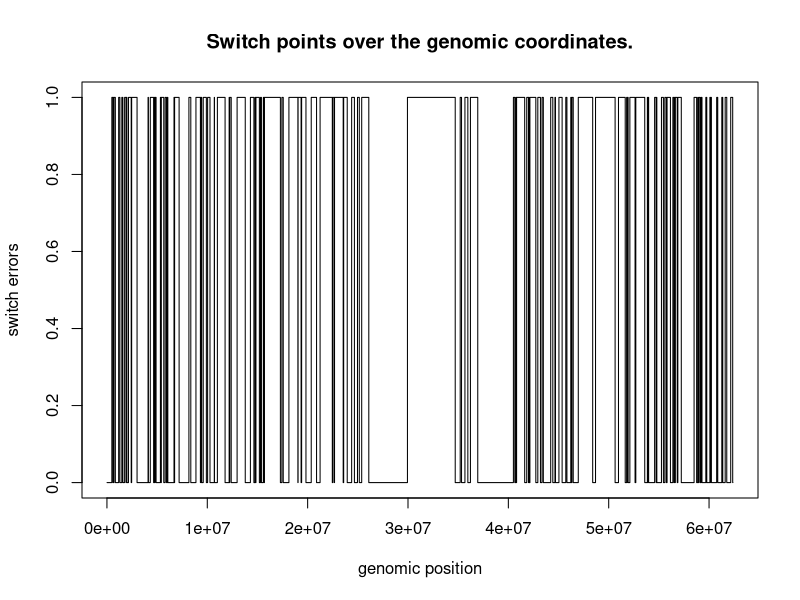
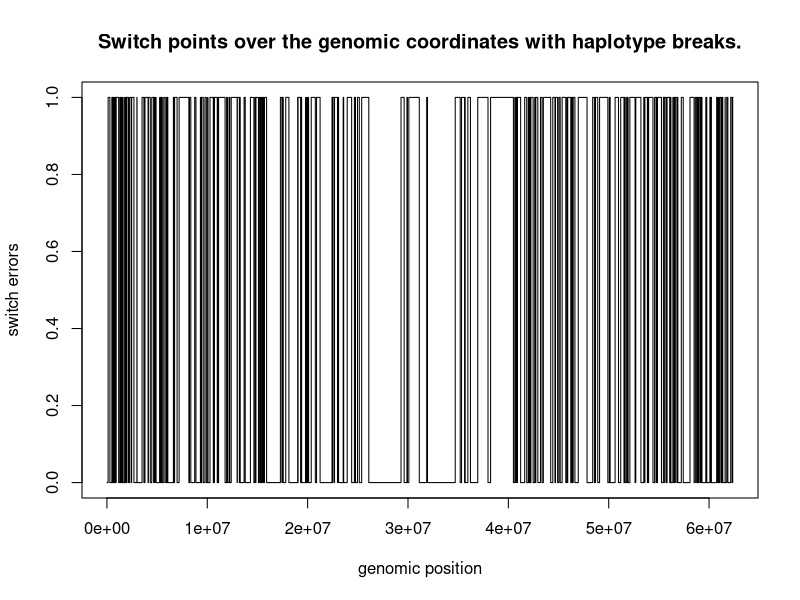

R code for these plots, in order: (Note: this script raises an error after producing the figures.)

## Purpose of the this script: 
  # Compute the switch points using the truth and first round of phased haplotype (obtained from phaseExtender)
  # Here we use 10 RBphased samples used in Set A.

### Set the required path; 
## **update the path as need be with your directory 
getwd()
setwd("/home/priyanka/Dropbox/SharedWithHarish/TestSwitchErrors/SwitchErrorTutorial")
getwd()
list.files()  # read available files and folders 


##########  Switch errors test - Set A (first round of phaseExtension) ########## 
#####  Read the required data  ###### 

## Import "truth haplotype" for SetA
truthHaplotype_NA12891 <- read.table('SetA/truth_Haplotype_NA12891.txt', header = TRUE)
head(truthHaplotype_NA12891)
  #**Note: R doesn't allow to use ":" in header name and it is automatically renamed to "."
  # you can see this in the output 

# change the name of the header
colnames(truthHaplotype_NA12891)[colnames(truthHaplotype_NA12891)=="NA12891.PI"] <- "true.NA12891.PI"
colnames(truthHaplotype_NA12891)[colnames(truthHaplotype_NA12891)=="NA12891.PG_al"] <- "true.NA12891.PG_al"


## Import "phased haplotype" for SetA
phased_SetA_NA12891 <- read.table('SetA_02/phased_Haplotype_NA12891.txt', header = TRUE)
# or, we can use the file "extended_haplotype_NA12891.txt" from the folder "/SetA/phased_NA12891_SetA_run01/"
head(phased_SetA_NA12891)

# change the name of the header
colnames(phased_SetA_NA12891)[colnames(phased_SetA_NA12891)=="NA12891.PI"] <- "phased.NA12891.PI"
colnames(phased_SetA_NA12891)[colnames(phased_SetA_NA12891)=="NA12891.PG_al"] <- "phased.NA12891.PG_al"


## Merge the truth and phased data set to identify switch errors
merged.data <- merge(truthHaplotype_NA12891, phased_SetA_NA12891,
                     by=c("CHROM", "POS"))
head(merged.data)

# set the data in order by "POS" - ** it's very important to do this **
merged.data <- merged.data[order(merged.data$POS),]

# after merging, the row-index becomes random; so let's put it in order
rownames(merged.data) <- NULL

# Now, compare the "truth haplotype" with "phased haplotype" and ...
# ... find the sites where haplotype phasing switched
merged.data$match <- ifelse((merged.data$true.NA12891.PG_al == merged.data$phased.NA12891.PG_al), 0, 1)
# **Note: the "match" column should have values "0's" and "1's". A continous "0" or "1" indicates 
# .. properly phased block. But, transition from 0 -> 1 or from 1 -> 0 suggests a "Switch Error" betweeen the blocks.

# Now, plot the "Switch Error" points as png
png("SwitchPoints_SetA_withOutHaplotypeBreaks.png", width = 1600, height = 600)
plot(merged.data$POS, merged.data$match, main = "Switch points over the genomic coordinates.", type = "s", 
     xlab = "genomic position", ylab = "switch errors")
#title(main = "Switch points", xlab = 'genomic coordinates', ylab = 'switch points')
dev.off()


# Compute switch error rates 
number_of_hets <- length(merged.data$match)
num_of_switch <- 0
prev_match <- merged.data$match[1]
for (item in merged.data$match){
  curr_match = item
  if (curr_match != prev_match){
    num_of_switch = num_of_switch + 1
    
    # reset the "previous match" value
    prev_match = curr_match}}

switch_err_rate = num_of_switch/(number_of_hets)
switch_err_rate
# 0.02048


######## Fix the switch points by taking "haplotype breaks" into account. ##########
## The above switch point data (i.e "match") and the plot we obtained above doesn't account for break in haplotypes.
# Since our haplotype aren't completely merged genome/chromosome wide. The switch points needs to be defined per block. 

## So, now we compute switch point by including changes in "PI" values.
# Now, the "switch points" are addressed when :
  # we see 0 -> 1, or when 1 -> 0 in the "match" data
  # PI of the haplotype block changes
    # ** So, now we need to account for the match and also for change in haplotype block index.

# the length (number of rows) of the dataframe
seq_len <- length(merged.data$match)
seq_len

# set empty variables 
previous_match <- 0
hap_size <- 0
haplotype_sizes <- integer()  # to store the size of haplotype extended truly.
previous_pi <- 1 
haplotype_breaks <- integer()

# run a for loop to find switch points 
for (ith in c(1:seq_len)){
  current_match = merged.data$match[ith]
  current_pi = merged.data$phased.NA12891.PI[ith]
  if (previous_match == current_match & previous_pi == current_pi) {
    hap_size = hap_size + 1}
  else if (previous_match != current_match | previous_pi != current_pi) {
    # store the haplotype size of properly phased (extended) block
    haplotype_sizes <- c(haplotype_sizes, hap_size)
    hap_size <- 1}  # reset the haplotype size to 1
  
  # store the last haplotype size when the for loop reaches the end
  if (ith == seq_len){
    haplotype_sizes <- c(haplotype_sizes, hap_size)}
  
  # also find the genomic positions where haplotype breaks occur 
  if (previous_pi != current_pi){
    haplotype_breaks <- c(haplotype_breaks, merged.data$POS[ith])}
  
  # update the previous match and pi values for next for-loop 
  previous_match = current_match
  previous_pi = current_pi }


## Identify switch points and compute "switch error" rates. 
# the total number of haplotype blocks represent frequecy of switch points
freq_of_switch = length(haplotype_sizes)
total_possible_switch = sum(haplotype_sizes) # or number of hets site
haplotype_sizes

# calculate switch error rate
switch_error_rate = (freq_of_switch/total_possible_switch)
switch_error_rate
# [1] 0.03269191

## Now, add another column that represent the fully accounted haplotype switchpoints.
phase_state = 0
match_by_pi <- integer()
for (sizes in haplotype_sizes) {
  match_by_pi <- c(match_by_pi, rep(phase_state, sizes))
  
  # change the phase state for next loop
  if (phase_state == 0){
    phase_state = 1}
  else if (phase_state == 1){
    phase_state = 0} }

## add data "match02" to the dataframe
merged.data$match_by_pi <- match_by_pi

## Now, make switch points plot by accounting for the haplotype breaks. 
# for that we will create another column with updated matches between truth and phased haplotypes
png("SwitchPoints_SetA_withHaplotypeBreaks.png", width = 1600, height = 600)
plot(merged.data$POS, merged.data$match_by_pi, main = "Switch points over the genomic coordinates with haplotype breaks.", type = "s", 
     xlab = "genomic position", ylab = "switch errors")
dev.off()

## We can now overlay the haplotype breaks position on the top of switch points plot
abline(v=haplotype_breaks, col='red')

# for convenience let's convert this haplotype size list into integer array
haplotype_size_numeric <- as.numeric(unlist(haplotype_sizes))
haplotype_size_numeric

## Let's plot a histogram of the haplotype size distribution 
hisHap <- hist(haplotype_size_numeric)  # general histogram metrics for the data 
hist(haplotype_size_numeric, 
     main="Histogram for Haplotype size distribution", 
     xlab="haplotype size", 
     border="blue", 
     col="green",
     xlim=c(0,200),
     ylim = c(0,320),
     las=1, 
     breaks=20)
# add the size of the frequency to the histogram plot 
text(hisHap$mids,hisHap$counts,labels=hisHap$counts, adj=c(0.5, -0.5))

## Density plot
densHap <- density(haplotype_size_numeric)
plot(densHap, main = "Density plot of the haplotype size distribution")
polygon(densHap, col = 'red', border = 'blue')

print("Completed the switch error analyses on first round of phaseExtension on Set-A data.")
#### Complete analyses on Set-A  #######


